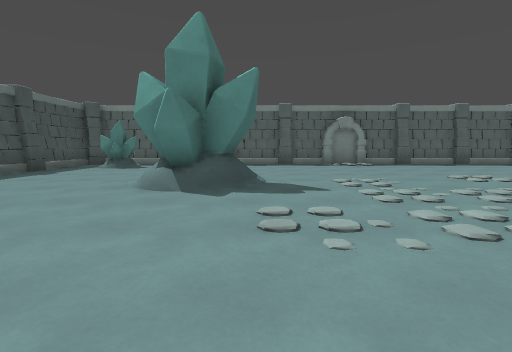
view 1 (above)

15 first-person views from a walk through a level from a Godot 3-D game. The camera is 1.2 m above the floor, tilts 6° down and sees 85° across. The floor is counted in squares, 2 m on a side. Each view is taken from the middle of a square. On the plan, view 1 faces up. The plan holds only what a view shows up to about 9 squares ahead; the rest is blank.

view 2
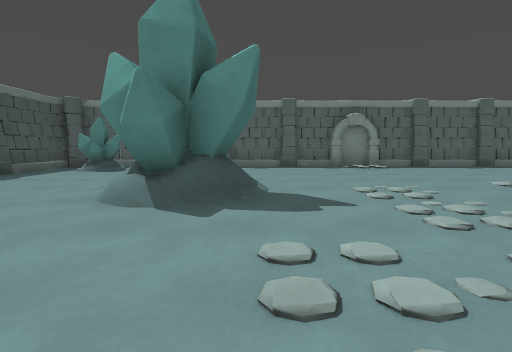

view 3
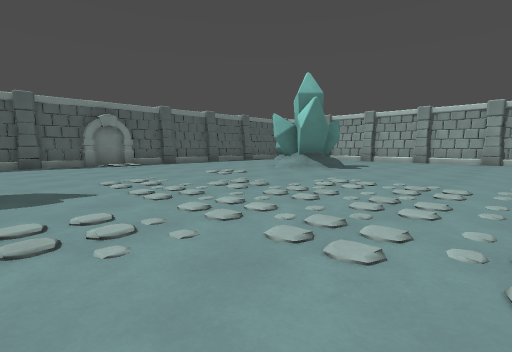

view 4
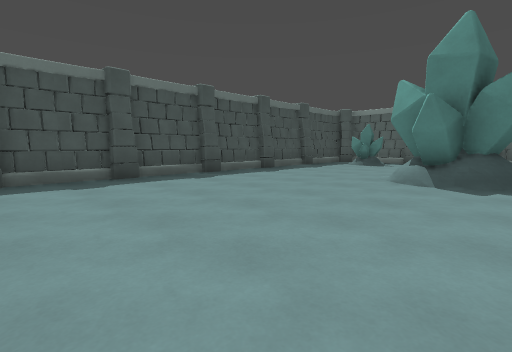

view 5
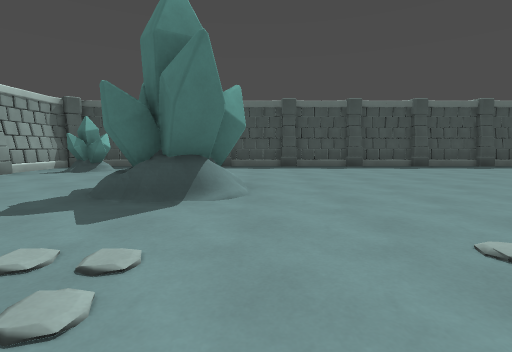

view 6
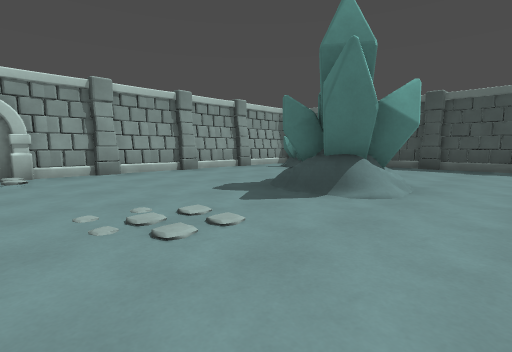

view 7
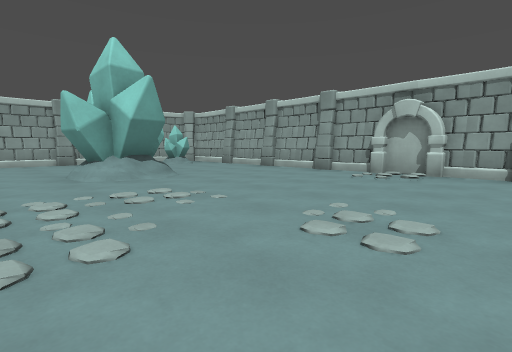

view 8
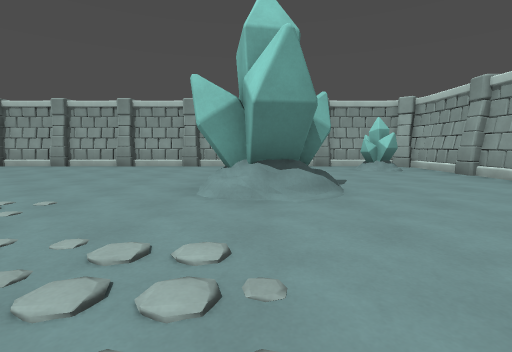

view 9
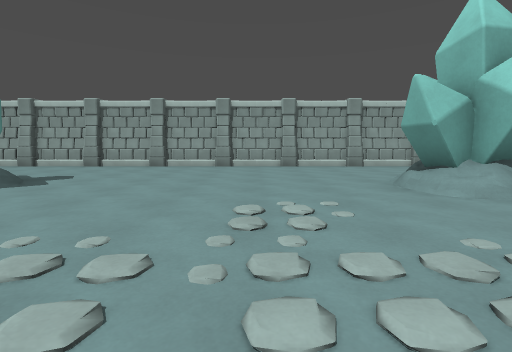

view 10
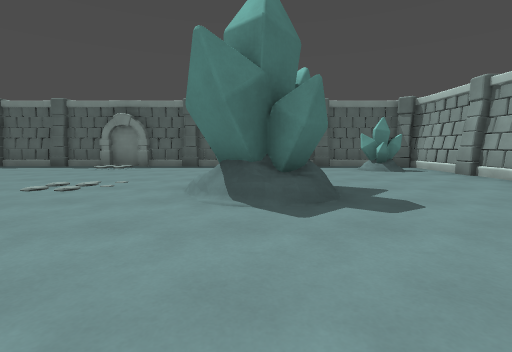

view 11
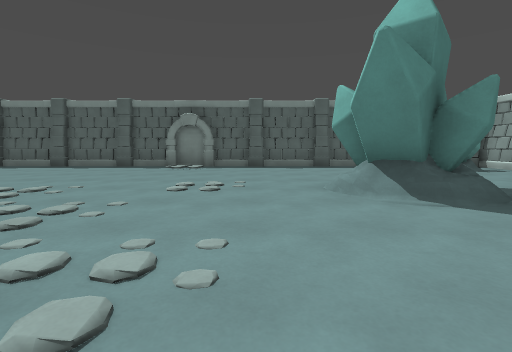

view 12
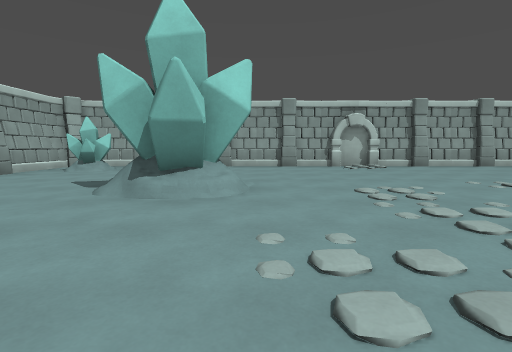

view 13
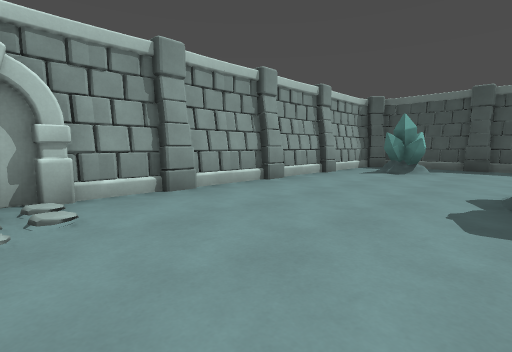

view 14
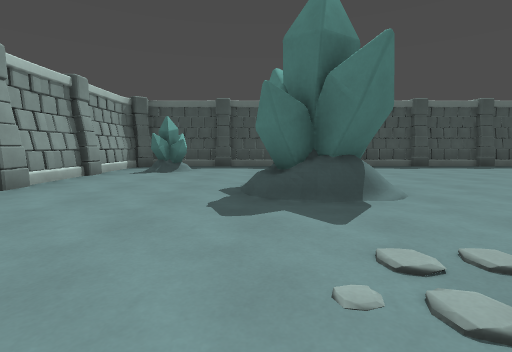

view 15
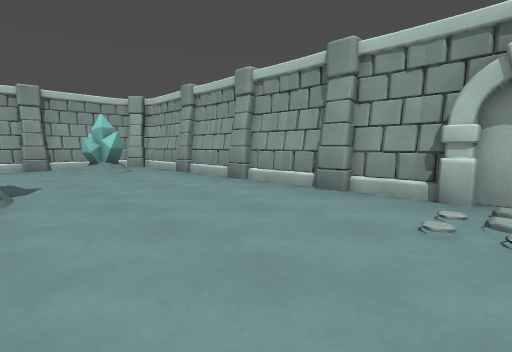

### Floor plan
Key: @ floor where view 1 was taken; # wall or solid block; . main floor; : floor 0.25 m higher than the main floor; / step, stairs or slope; C crystal; B block.
Columns run from 6 left of view 1 to 12 right of it. Each row starts with its distance up from view 1.
 10 #########B#########
  9 #.  ...../........#
  8 #.C........... .C.#
  7 #............. ...#
  6 #.... ....... ....#
  5 #.../#:......#/...#
  4 #.../#.......//...#
  3 #.................#
  2 #.................#
  1 #.................#
  0 #.....@...........#
 -1 #.................#
 -2 #..../......./....#
 -3 #...:#/......#/...#
 -4 #....//......#/...#
 -5 #.................#
 -6 #.C....../......C.#
 -7 #......../........#
 -8 #########B#########

Where each view was taken, in squares from view 1:
view 1: 0 up, 0 right, facing up
view 2: 1 up, 0 right, facing up
view 3: 0 up, 0 right, facing up-right
view 4: 1 down, 0 right, facing up-left
view 5: 2 down, 3 right, facing left
view 6: 1 down, 3 right, facing down-left
view 7: 1 down, 1 right, facing down-right
view 8: 3 down, 3 right, facing right
view 9: 0 up, 3 right, facing right
view 10: 1 up, 7 right, facing up
view 11: 1 up, 5 right, facing up
view 12: 1 up, 6 right, facing down
view 13: 4 down, 3 right, facing down-left
view 14: 4 down, 3 right, facing left
view 15: 4 down, 3 right, facing down-right
